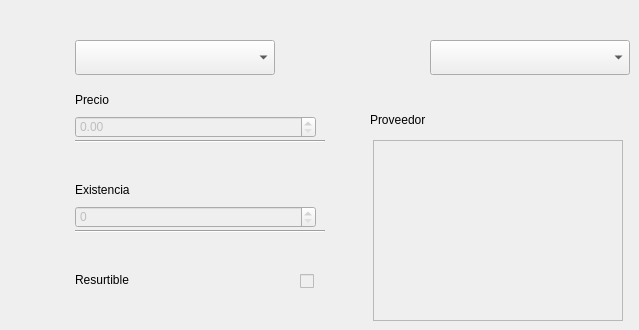
                      <widget class="QWidget" name="page_productos_ver">
                       <widget class="QComboBox" name="producto_ver_categoria">
                        <property name="geometry">
                         <rect>
                          <x>75</x>
                          <y>40</y>
                          <width>200</width>
                          <height>35</height>
                         </rect>
                        </property>
                        <property name="cursor">
                         <cursorShape>PointingHandCursor</cursorShape>
                        </property>
                       </widget>
                       <widget class="QComboBox" name="producto_ver_nombre">
                        <property name="geometry">
                         <rect>
                          <x>430</x>
                          <y>40</y>
                          <width>200</width>
                          <height>35</height>
                         </rect>
                        </property>
                       </widget>
                       <widget class="QLabel" name="label_25">
                        <property name="geometry">
                         <rect>
                          <x>75</x>
                          <y>90</y>
                          <width>150</width>
                          <height>20</height>
                         </rect>
                        </property>
                        <property name="text">
                         <string>Precio</string>
                        </property>
                       </widget>
                       <widget class="Line" name="line_5">
                        <property name="geometry">
                         <rect>
                          <x>75</x>
                          <y>140</y>
                          <width>250</width>
                          <height>2</height>
                         </rect>
                        </property>
                        <property name="orientation">
                         <enum>Qt::Horizontal</enum>
                        </property>
                       </widget>
                       <widget class="QLabel" name="label_26">
                        <property name="geometry">
                         <rect>
                          <x>75</x>
                          <y>180</y>
                          <width>150</width>
                          <height>20</height>
                         </rect>
                        </property>
                        <property name="text">
                         <string>Existencia</string>
                        </property>
                       </widget>
                       <widget class="Line" name="line_6">
                        <property name="geometry">
                         <rect>
                          <x>75</x>
                          <y>230</y>
                          <width>250</width>
                          <height>2</height>
                         </rect>
                        </property>
                        <property name="orientation">
                         <enum>Qt::Horizontal</enum>
                        </property>
                       </widget>
                       <widget class="QSpinBox" name="productos_ver_existencia">
                        <property name="enabled">
                         <bool>false</bool>
                        </property>
                        <property name="geometry">
                         <rect>
                          <x>75</x>
                          <y>206</y>
                          <width>241</width>
                          <height>22</height>
                         </rect>
                        </property>
                       </widget>
                       <widget class="QDoubleSpinBox" name="productos_ver_precio">
                        <property name="enabled">
                         <bool>false</bool>
                        </property>
                        <property name="geometry">
                         <rect>
                          <x>75</x>
                          <y>116</y>
                          <width>241</width>
                          <height>22</height>
                         </rect>
                        </property>
                       </widget>
                       <widget class="QLabel" name="label_27">
                        <property name="geometry">
                         <rect>
                          <x>75</x>
                          <y>270</y>
                          <width>101</width>
                          <height>20</height>
                         </rect>
                        </property>
                        <property name="text">
                         <string>Resurtible</string>
                        </property>
                       </widget>
                       <widget class="QCheckBox" name="productos_ver_resurtible">
                        <property name="enabled">
                         <bool>false</bool>
                        </property>
                        <property name="geometry">
                         <rect>
                          <x>300</x>
                          <y>270</y>
                          <width>23</width>
                          <height>23</height>
                         </rect>
                        </property>
                        <property name="text">
                         <string/>
                        </property>
                       </widget>
                       <widget class="QLabel" name="label_28">
                        <property name="geometry">
                         <rect>
                          <x>370</x>
                          <y>110</y>
                          <width>150</width>
                          <height>20</height>
                         </rect>
                        </property>
                        <property name="text">
                         <string>Proveedor</string>
                        </property>
                       </widget>
                       <widget class="QTextEdit" name="productos_ver_descripcion">
                        <property name="enabled">
                         <bool>false</bool>
                        </property>
                        <property name="geometry">
                         <rect>
                          <x>373</x>
                          <y>140</y>
                          <width>250</width>
                          <height>181</height>
                         </rect>
                        </property>
                       </widget>
                      </widget>
